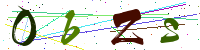
#> input picture data/all_captcha/0bZs.png, 200 x 50 px
$ python -i image_feature.py   (imports and definitions only)
#> lines starting #> are read from the running program, lines starting #| are printed output that depends on the picture
#-*- coding:utf-8 -*


import os
from PIL import Image
import image_training
import configparser
import config as c

# [45 lines left out: functions read_train_data, feature_transfer, not called in this run]

def main():
    return read_train_data()

# [1 line not run here, left out]

>>> from PIL import Image
>>> picture = Image.open('data/all_captcha/0bZs.png')
#> picture is the input picture: PIL image 200x50 RGB; mean R, G, B 216.5, 220.3, 211.6
>>> result = feature_transfer(picture)
#> in feature_transfer, `image = image.resize((c.image_width, c.image_height))`:
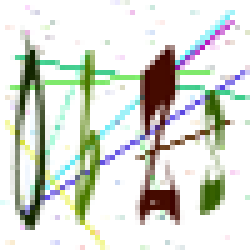
#> image: PIL image 50x50 RGB (shown 5 times larger); mean R, G, B 215.9, 219.8, 211.1
#> result = 100 values from 0 to 0

$ run again, on data/all_captcha/Ot2w.png
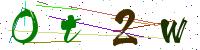
#> input picture data/all_captcha/Ot2w.png, 200 x 50 px
#> picture is the input picture: PIL image 200x50 RGB; mean R, G, B 220.6, 226.1, 214.2
#> in feature_transfer, `image = image.resize((c.image_width, c.image_height))`:
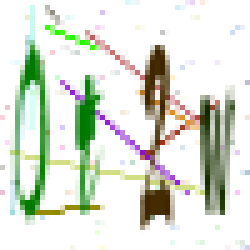
#> image: PIL image 50x50 RGB (shown 5 times larger); mean R, G, B 220, 225.5, 213.7
#> result = 100 values from 0 to 0

$ run again, on data/all_captcha/Uid5.png
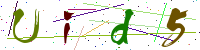
#> input picture data/all_captcha/Uid5.png, 200 x 50 px
#> picture is the input picture: PIL image 200x50 RGB; mean R, G, B 228.2, 230.9, 217.6
#> in feature_transfer, `image = image.resize((c.image_width, c.image_height))`:
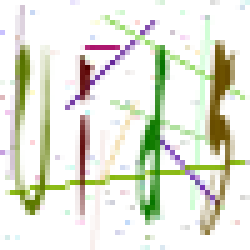
#> image: PIL image 50x50 RGB (shown 5 times larger); mean R, G, B 227.7, 230.3, 217.1
#> result = 100 values from 0 to 0

$ run again, on data/all_captcha/YVUK.png
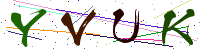
#> input picture data/all_captcha/YVUK.png, 200 x 50 px
#> picture is the input picture: PIL image 200x50 RGB; mean R, G, B 216.3, 216.6, 210.8
#> in feature_transfer, `image = image.resize((c.image_width, c.image_height))`:
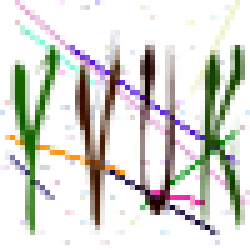
#> image: PIL image 50x50 RGB (shown 5 times larger); mean R, G, B 215.4, 215.8, 210.2
#> result = 100 values from 0 to 0
